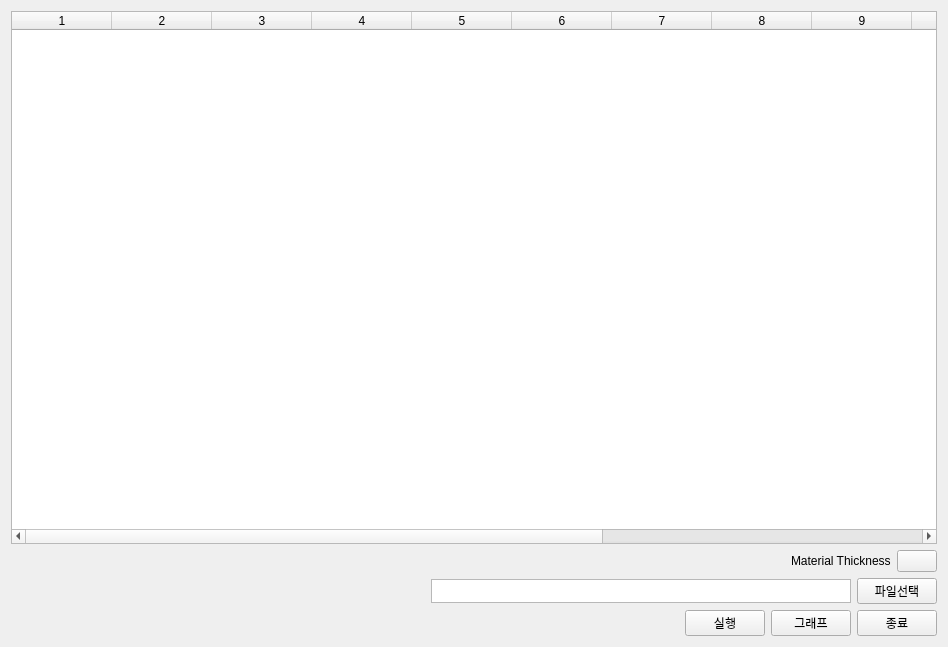
<?xml version="1.0" encoding="UTF-8"?>
<ui version="4.0">
 <class>Form</class>
 <widget class="QWidget" name="Form">
  <property name="geometry">
   <rect>
    <x>0</x>
    <y>0</y>
    <width>948</width>
    <height>647</height>
   </rect>
  </property>
  <property name="windowTitle">
   <string>TOP Foil 데이터 수집기</string>
  </property>
  <property name="windowIcon">
   <iconset>
    <normaloff>top.ico</normaloff>
    <normalon>top.ico</normalon>
    <disabledoff>top.ico</disabledoff>
    <disabledon>top.ico</disabledon>
    <activeoff>top.ico</activeoff>
    <activeon>top.ico</activeon>
    <selectedoff>top.ico</selectedoff>
    <selectedon>top.ico</selectedon>top.ico</iconset>
  </property>
  <layout class="QGridLayout" name="gridLayout">
   <item row="0" column="0">
    <layout class="QVBoxLayout" name="verticalLayout">
     <item>
      <layout class="QHBoxLayout" name="horizontalLayout_3">
       <item>
        <widget class="QTableWidget" name="tableWidget">
         <property name="sizePolicy">
          <sizepolicy hsizetype="Expanding" vsizetype="Expanding">
           <horstretch>0</horstretch>
           <verstretch>0</verstretch>
          </sizepolicy>
         </property>
         <property name="rowCount">
          <number>0</number>
         </property>
         <property name="columnCount">
          <number>14</number>
         </property>
         <column/>
         <column/>
         <column/>
         <column/>
         <column/>
         <column/>
         <column/>
         <column/>
         <column/>
         <column/>
         <column/>
         <column/>
         <column/>
         <column/>
        </widget>
       </item>
      </layout>
     </item>
     <item>
      <layout class="QHBoxLayout" name="horizontalLayout_4">
       <item>
        <spacer name="horizontalSpacer_2">
         <property name="orientation">
          <enum>Qt::Horizontal</enum>
         </property>
         <property name="sizeHint" stdset="0">
          <size>
           <width>37</width>
           <height>17</height>
          </size>
         </property>
        </spacer>
       </item>
       <item>
        <widget class="QLabel" name="label">
         <property name="text">
          <string>Material Thickness</string>
         </property>
        </widget>
       </item>
       <item>
        <widget class="QPushButton" name="pushButton_5">
         <property name="maximumSize">
          <size>
           <width>86</width>
           <height>24</height>
          </size>
         </property>
         <property name="text">
          <string/>
         </property>
         <property name="icon">
          <iconset>
           <normaloff>Checkbox_Off.png</normaloff>
           <normalon>Checkbox_On.png</normalon>
           <disabledoff>Checkbox_Off.png</disabledoff>
           <disabledon>Checkbox_On.png</disabledon>
           <activeoff>Checkbox_Off.png</activeoff>
           <activeon>Checkbox_On.png</activeon>
           <selectedoff>Checkbox_Off.png</selectedoff>
           <selectedon>Checkbox_On.png</selectedon>Checkbox_Off.png</iconset>
         </property>
         <property name="iconSize">
          <size>
           <width>121</width>
           <height>24</height>
          </size>
         </property>
         <property name="checkable">
          <bool>true</bool>
         </property>
        </widget>
       </item>
      </layout>
     </item>
     <item>
      <layout class="QHBoxLayout" name="horizontalLayout">
       <item>
        <spacer name="horizontalSpacer">
         <property name="orientation">
          <enum>Qt::Horizontal</enum>
         </property>
         <property name="sizeHint" stdset="0">
          <size>
           <width>40</width>
           <height>20</height>
          </size>
         </property>
        </spacer>
       </item>
       <item>
        <widget class="QListWidget" name="listWidget_2">
         <property name="minimumSize">
          <size>
           <width>0</width>
           <height>24</height>
          </size>
         </property>
         <property name="maximumSize">
          <size>
           <width>16777215</width>
           <height>24</height>
          </size>
         </property>
         <property name="autoScroll">
          <bool>true</bool>
         </property>
         <property name="movement">
          <enum>QListView::Static</enum>
         </property>
         <property name="layoutMode">
          <enum>QListView::SinglePass</enum>
         </property>
        </widget>
       </item>
       <item>
        <widget class="QPushButton" name="pushButton">
         <property name="text">
          <string>파일선택</string>
         </property>
        </widget>
       </item>
      </layout>
     </item>
     <item>
      <layout class="QHBoxLayout" name="horizontalLayout_2">
       <item>
        <spacer name="horizontalSpacer_3">
         <property name="orientation">
          <enum>Qt::Horizontal</enum>
         </property>
         <property name="sizeHint" stdset="0">
          <size>
           <width>40</width>
           <height>20</height>
          </size>
         </property>
        </spacer>
       </item>
       <item>
        <widget class="QPushButton" name="pushButton_2">
         <property name="text">
          <string>실행</string>
         </property>
        </widget>
       </item>
       <item>
        <widget class="QPushButton" name="pushButton_4">
         <property name="text">
          <string>그래프</string>
         </property>
        </widget>
       </item>
       <item>
        <widget class="QPushButton" name="pushButton_3">
         <property name="text">
          <string>종료</string>
         </property>
        </widget>
       </item>
      </layout>
     </item>
    </layout>
   </item>
  </layout>
 </widget>
 <resources/>
 <connections/>
</ui>
